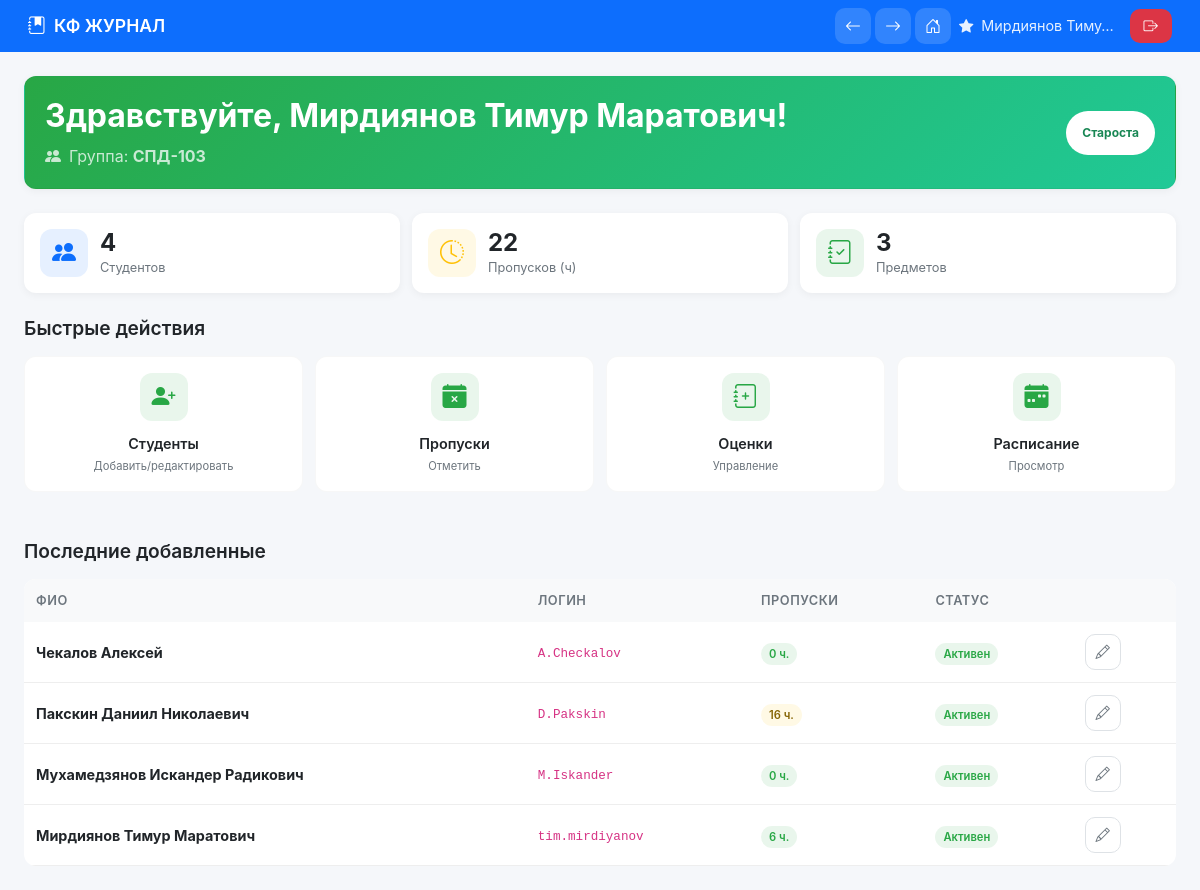
Screenshot of /elders/dashboard/ (signed in) with the database file from the repository.
### admin_panel/models.py (models this page shows, shortened)
class Student(models.Model):
    USER_TYPES = [
        ('student', '🎓 Студент'),
        ('elder', '⭐ Староста'),
        ('dean', '🏛️ Деканат'),
        ('department', '📋 Отдел'),
        ('teacher', '👨‍🏫 Преподаватель'),
        ('admin', '🛠️ Администратор'),
    ]
    login = models.CharField(max_length=100, unique=True, verbose_name="Логин")
    password = models.CharField(max_length=128, default='', verbose_name="Пароль")
    full_name = models.CharField(max_length=200, verbose_name="ФИО")
    email = models.EmailField(blank=True, null=True, verbose_name="Email")
    phone = models.CharField(max_length=20, blank=True, null=True, verbose_name="Телефон")
    group = models.ForeignKey('Group', on_delete=models.SET_NULL,
                            null=True, blank=True, related_name='students',
                            verbose_name="Группа")
    user_type = models.CharField(max_length=20, choices=USER_TYPES,
                               default='student', verbose_name="Тип пользователя")
    is_elder = models.BooleanField(default=False, verbose_name="Староста")
    is_active = models.BooleanField(default=True, verbose_name="Активный")
    telegram_id = models.BigIntegerField(null=True, blank=True, verbose_name="Telegram ID")
    created_at = models.DateTimeField(auto_now_add=True)
    updated_at = models.DateTimeField(auto_now=True)
    class Meta:
        verbose_name = "Пользователь"
        verbose_name_plural = "Пользователи"
        ordering = ['full_name']

class Group(models.Model):
    name = models.CharField(max_length=50, verbose_name="Название группы")
    course = models.ForeignKey('Course', on_delete=models.CASCADE,
                             related_name='groups', verbose_name="Курс")
    form = models.ForeignKey('StudyForm', on_delete=models.CASCADE,
                           related_name='groups', verbose_name="Форма обучения")
    level = models.ForeignKey('EducationalLevel', on_delete=models.CASCADE,
                            related_name='groups', verbose_name="Уровень образования")
    created_at = models.DateTimeField(auto_now_add=True)
    updated_at = models.DateTimeField(auto_now=True)
    class Meta:
        verbose_name = "Группа"
        verbose_name_plural = "Группы"
        ordering = ['name']

### students/models.py (models this page shows, shortened)
class StudentProfile(models.Model):
    user = models.OneToOneField('admin_panel.Student', on_delete=models.CASCADE,
                                related_name='profile')
    group = models.ForeignKey('admin_panel.Group', on_delete=models.SET_NULL,
                             null=True, related_name='student_profiles')
    total_hours = models.IntegerField(default=0, verbose_name="Всего пропусков")
    remaining_hours = models.IntegerField(default=20, verbose_name="Осталось часов")
    class Meta:
        verbose_name = "Профиль студента"
        verbose_name_plural = "Профили студентов"

### elders/views.py (the view)
    def wrapper(request, *args, **kwargs):
        elder_id = request.session.get('elder_id')
        if not elder_id:
            return redirect('elder_login')
        try:
            elder = Student.objects.get(id=elder_id)
            if elder.user_type != 'elder' and not elder.is_elder:
                return redirect('elder_login')
            request.elder = elder
            request.group = elder.group
            return view_func(request, *args, **kwargs)
        except Student.DoesNotExist:
            return redirect('elder_login')

### elders/views.py (called while the page is built)
def elder_required(view_func):
    def wrapper(request, *args, **kwargs):
        elder_id = request.session.get('elder_id')
        if not elder_id:
            return redirect('elder_login')
        try:
            elder = Student.objects.get(id=elder_id)
            if elder.user_type != 'elder' and not elder.is_elder:
                return redirect('elder_login')
            request.elder = elder
            request.group = elder.group
            return view_func(request, *args, **kwargs)
        except Student.DoesNotExist:
            return redirect('elder_login')
    return wrapper

### templates/elders/dashboard.html (shortened to what this page needs)
{% extends 'base.html' %}
{% load static %}
{% block content %}
<div>
    <div class="card-custom mb-4" style="background: linear-gradient(135deg, #28a745, #20c997); color: white;">
        <div class="d-flex flex-column flex-md-row justify-content-between align-items-md-center gap-3">
            <div>
                <h1 class="h2 fw-bold mb-2">Здравствуйте, {{ elder.full_name }}!</h1>
                <p class="mb-0 opacity-75">
                    <i class="bi bi-people-fill me-2"></i>Группа: <strong>{{ group.name }}</strong>
                </p>
            </div>
            <span class="badge bg-white text-success p-3 rounded-pill">Староста</span>
        </div>
    </div>
    <div class="stats-grid">
        <div class="stat-card">
            <div class="stat-icon"><i class="bi bi-people-fill"></i></div>
            <div class="stat-content">
                <div class="stat-value">{{ students_count }}</div>
                <div class="stat-label">Студентов</div>
            </div>
        </div>
        <div class="stat-card">
            <div class="stat-icon warning"><i class="bi bi-clock-history"></i></div>
            <div class="stat-content">
                <div class="stat-value">{{ total_absences }}</div>
                <div class="stat-label">Пропусков (ч)</div>
            </div>
        </div>
        <div class="stat-card">
            <div class="stat-icon success"><i class="bi bi-journal-check"></i></div>
            <div class="stat-content">
                <div class="stat-value">{{ subjects_count|default:"0" }}</div>
                <div class="stat-label">Предметов</div>
            </div>
        </div>
    </div>
    <h3 class="section-title">Быстрые действия</h3>
    <div class="actions-grid">
        <a href="{% url 'elder_students' %}" class="action-card">
            <div class="action-icon"><i class="bi bi-person-plus-fill"></i></div>
            <div class="action-title">Студенты</div>
            <div class="action-desc">Добавить/редактировать</div>
        </a>
        <a href="{% url 'elder_attendance' %}" class="action-card">
            <div class="action-icon"><i class="bi bi-calendar-x-fill"></i></div>
            <div class="action-title">Пропуски</div>
            <div class="action-desc">Отметить</div>
        </a>
        <a href="{% url 'elder_grades' %}" class="action-card">
            <div class="action-icon"><i class="bi bi-journal-plus"></i></div>
            <div class="action-title">Оценки</div>
            <div class="action-desc">Управление</div>
        </a>
        <a href="{% url 'elder_schedule' %}" class="action-card">
            <div class="action-icon"><i class="bi bi-calendar-week-fill"></i></div>
            <div class="action-title">Расписание</div>
            <div class="action-desc">Просмотр</div>
        </a>
    </div>
    {% if recent_students %}
    <h3 class="section-title mt-5">Последние добавленные</h3>
    <div class="table-responsive-custom">
        <table class="table-custom">
            <thead>
                <tr>
                    <th>ФИО</th>
                    <th>Логин</th>
                    <th>Пропуски</th>
                    <th>Статус</th>
                    <th></th>
                </tr>
            </thead>
            <tbody>
                {% for student in recent_students %}
                <tr>
                    <td><strong>{{ student.full_name }}</strong></td>
                    <td><code>{{ student.login }}</code></td>
                    <td>
                        <span class="badge-custom
                            {% if student.profile.total_hours >= 20 %}badge-danger
                            {% elif student.profile.total_hours >= 15 %}badge-warning
                            {% else %}badge-success{% endif %}">
                            {{ student.profile.total_hours }} ч.
                        </span>
                    </td>
                    <td>
                        {% if student.is_active %}
                        <span class="badge-custom badge-success">Активен</span>
                        {% endif %}
                    </td>
                    <td>
                        <button class="btn-icon" onclick="editStudent({{ student.id }})"><i class="bi bi-pencil"></i></button>
                    </td>
                </tr>
                {% endfor %}
            </tbody>
        </table>
    </div>
    {% endif %}
</div>
{% endblock %}

### templates/base.html (style rules this page uses)
:root { --primary: #0d6efd; --success: #28a745; --danger: #dc3545; --warning: #ffc107; --dark: #212529; --light: #f8f9fa; --gray: #6c757d; --border-radius: 12px; --card-shadow: 0 2px 8px rgba(0,0,0,0.05); --transition: all 0.2s ease; }
* { margin: 0; padding: 0; box-sizing: border-box; }
html, body { width: 100%; overflow-x: hidden; background: #f5f7fa; font-family: -apple-system, BlinkMacSystemFont, 'Segoe UI', Roboto, Oxygen, Ubuntu, sans-serif; }
.card-custom { background: white; border-radius: var(--border-radius); padding: 20px; box-shadow: var(--card-shadow); border: 1px solid rgba(0,0,0,0.03); transition: var(--transition); }
.section-title { font-size: 1.2rem; font-weight: 600; margin-bottom: 16px; }
.stats-grid { display: grid; grid-template-columns: 1fr; gap: 12px; margin-bottom: 24px; }
@media (min-width: 480px) { .stats-grid { grid-template-columns: repeat(2, 1fr); } }
@media (min-width: 768px) { .stats-grid { grid-template-columns: repeat(3, 1fr); } }
.stat-card { background: white; border-radius: var(--border-radius); padding: 16px; display: flex; align-items: center; gap: 12px; box-shadow: var(--card-shadow); }
.stat-icon { width: 48px; height: 48px; border-radius: 12px; background: rgba(13,110,253,0.1); display: flex; align-items: center; justify-content: center; color: var(--primary); font-size: 24px; }
.stat-icon.success { background: rgba(40,167,69,0.1); color: var(--success); }
.stat-icon.warning { background: rgba(255,193,7,0.1); color: var(--warning); }
.stat-content { flex: 1; }
.stat-value { font-size: 1.5rem; font-weight: 700; line-height: 1.2; }
.stat-label { font-size: 0.8rem; color: var(--gray); }
.actions-grid { display: grid; grid-template-columns: repeat(2, 1fr); gap: 12px; margin-top: 16px; }
@media (min-width: 768px) { .actions-grid { grid-template-columns: repeat(4, 1fr); } }
.action-card { background: white; border-radius: var(--border-radius); padding: 16px 12px; text-align: center; text-decoration: none; color: var(--dark); border: 1px solid rgba(0,0,0,0.03); transition: var(--transition); }
.action-icon { width: 48px; height: 48px; border-radius: 12px; background: rgba(40,167,69,0.1); display: flex; align-items: center; justify-content: center; margin: 0 auto 12px; color: var(--success); font-size: 24px; }
.action-title { font-weight: 600; font-size: 0.9rem; margin-bottom: 4px; }
.action-desc { font-size: 0.7rem; color: var(--gray); }
.table-responsive-custom { overflow-x: auto; margin: 0 -16px; padding: 0 16px; }
.table-custom { width: 100%; background: white; border-radius: var(--border-radius); border-collapse: collapse; overflow: hidden; }
.table-custom th { background: var(--light); padding: 12px; font-weight: 600; font-size: 0.8rem; color: var(--gray); text-transform: uppercase; letter-spacing: 0.5px; }
.table-custom td { padding: 12px; border-bottom: 1px solid #eee; font-size: 0.9rem; }
.btn-icon { width: 36px; height: 36px; border-radius: 10px; border: 1px solid #dee2e6; background: white; color: var(--gray); transition: var(--transition); }
.badge-custom { padding: 4px 8px; border-radius: 20px; font-size: 0.7rem; font-weight: 600; }
.badge-success { background: rgba(40,167,69,0.1); color: var(--success); }
.badge-warning { background: rgba(255,193,7,0.1); color: #856404; }

### rows the page displays
Student: full_name "Мирдиянов Тимур Маратович", login "tim.mirdiyanov", profile.total_hours "6", is_active "Активен"
Group: name "СПД-103"
Student: full_name "Чекалов Алексей", login "A.Checkalov", profile.total_hours "0", is_active "Активен"
Student: full_name "Пакскин Даниил Николаевич", login "D.Pakskin", profile.total_hours "16", is_active "Активен"
Student: full_name "Мухамедзянов Искандер Радикович", login "M.Iskander", profile.total_hours "0", is_active "Активен"

### other values shown
{{ request.session.elder_name|truncatechars:15 }} "Мирдиянов Тиму…"
{{ students_count }} "4"
{{ total_absences }} "22"
{{ subjects_count|default:"0" }} "3"
